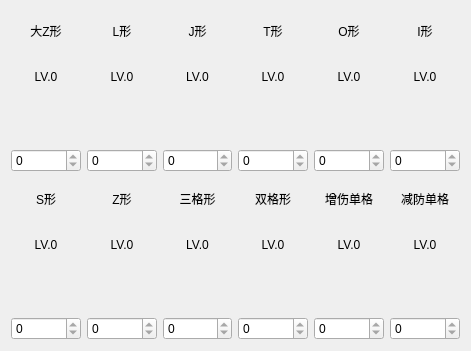
         <widget class="QWidget" name="gridLayoutWidget">
          <property name="geometry">
           <rect>
            <x>310</x>
            <y>70</y>
            <width>471</width>
            <height>351</height>
           </rect>
          </property>
          <layout class="QGridLayout" name="resonate_gridLayout">
           <item row="4" column="5">
            <widget class="QLabel" name="Re_atk_label">
             <property name="text">
              <string>增伤单格</string>
             </property>
             <property name="alignment">
              <set>Qt::AlignCenter</set>
             </property>
            </widget>
           </item>
           <item row="5" column="0">
            <widget class="QLabel" name="Re_S_level_label">
             <property name="text">
              <string>LV.0</string>
             </property>
             <property name="alignment">
              <set>Qt::AlignCenter</set>
             </property>
            </widget>
           </item>
           <item row="0" column="1">
            <widget class="QLabel" name="Re_L_label">
             <property name="text">
              <string>L形</string>
             </property>
             <property name="alignment">
              <set>Qt::AlignCenter</set>
             </property>
            </widget>
           </item>
           <item row="2" column="0">
            <widget class="QLabel" name="Re_main_img">
             <property name="text">
              <string/>
             </property>
             <property name="pixmap">
              <pixmap resource="res.qrc">:/resources/images/大Z形.png</pixmap>
             </property>
             <property name="scaledContents">
              <bool>false</bool>
             </property>
             <property name="alignment">
              <set>Qt::AlignCenter</set>
             </property>
            </widget>
           </item>
           <item row="5" column="5">
            <widget class="QLabel" name="Re_atk_level_label">
             <property name="text">
              <string>LV.0</string>
             </property>
             <property name="alignment">
              <set>Qt::AlignCenter</set>
             </property>
            </widget>
           </item>
           <item row="2" column="6">
            <widget class="QLabel" name="Re_I_img">
             <property name="text">
              <string/>
             </property>
             <property name="pixmap">
              <pixmap resource="res.qrc">:/resources/images/I形.png</pixmap>
             </property>
             <property name="alignment">
              <set>Qt::AlignCenter</set>
             </property>
            </widget>
           </item>
           <item row="2" column="2">
            <widget class="QLabel" name="Re_J_img">
             <property name="text">
              <string/>
             </property>
             <property name="pixmap">
              <pixmap resource="res.qrc">:/resources/images/J形.png</pixmap>
             </property>
             <property name="scaledContents">
              <bool>false</bool>
             </property>
             <property name="alignment">
              <set>Qt::AlignCenter</set>
             </property>
             <property name="wordWrap">
              <bool>false</bool>
             </property>
             <property name="openExternalLinks">
              <bool>false</bool>
             </property>
            </widget>
           </item>
           <item row="3" column="6">
            <widget class="QSpinBox" name="Re_I_spinbox">
             <property name="maximum">
              <number>0</number>
             </property>
            </widget>
           </item>
           <item row="0" column="4">
            <widget class="QLabel" name="Re_T_label">
             <property name="text">
              <string>T形</string>
             </property>
             <property name="alignment">
              <set>Qt::AlignCenter</set>
             </property>
            </widget>
           </item>
           <item row="2" column="5">
            <widget class="QLabel" name="Re_O_img">
             <property name="text">
              <string/>
             </property>
             <property name="pixmap">
              <pixmap resource="res.qrc">:/resources/images/O形.png</pixmap>
             </property>
             <property name="alignment">
              <set>Qt::AlignCenter</set>
             </property>
            </widget>
           </item>
           <item row="4" column="1">
            <widget class="QLabel" name="Re_Z_label">
             <property name="text">
              <string>Z形</string>
             </property>
             <property name="alignment">
              <set>Qt::AlignCenter</set>
             </property>
            </widget>
           </item>
           <item row="4" column="4">
            <widget class="QLabel" name="Re_2_label">
             <property name="text">
              <string>双格形</string>
             </property>
             <property name="alignment">
              <set>Qt::AlignCenter</set>
             </property>
            </widget>
           </item>
           <item row="2" column="4">
            <widget class="QLabel" name="Re_T_img">
             <property name="text">
              <string/>
             </property>
             <property name="pixmap">
              <pixmap resource="res.qrc">:/resources/images/T形.png</pixmap>
             </property>
             <property name="alignment">
              <set>Qt::AlignCenter</set>
             </property>
            </widget>
           </item>
           <item row="5" column="6">
            <widget class="QLabel" name="Re_def_level_label">
             <property name="text">
              <string>LV.0</string>
             </property>
             <property name="alignment">
              <set>Qt::AlignCenter</set>
             </property>
            </widget>
           </item>
           <item row="7" column="4">
            <widget class="QSpinBox" name="Re_2_spinbox">
             <property name="maximum">
              <number>0</number>
             </property>
            </widget>
           </item>
           <item row="1" column="1">
            <widget class="QLabel" name="Re_L_level_label">
             <property name="text">
              <string>LV.0</string>
             </property>
             <property name="alignment">
              <set>Qt::AlignCenter</set>
             </property>
            </widget>
           </item>
           <item row="6" column="0">
            <widget class="QLabel" name="Re_S_img">
             <property name="text">
              <string/>
             </property>
             <property name="pixmap">
              <pixmap resource="res.qrc">:/resources/images/S形.png</pixmap>
             </property>
             <property name="alignment">
              <set>Qt::AlignCenter</set>
             </property>
            </widget>
           </item>
           <item row="3" column="1">
            <widget class="QSpinBox" name="Re_L_spinbox">
             <property name="maximum">
              <number>0</number>
             </property>
            </widget>
           </item>
           <item row="0" column="6">
            <widget class="QLabel" name="Re_I_label">
             <property name="text">
              <string>I形</string>
             </property>
             <property name="alignment">
              <set>Qt::AlignCenter</set>
             </property>
            </widget>
           </item>
           <item row="7" column="5">
            <widget class="QSpinBox" name="Re_atk_spinbox">
             <property name="maximum">
              <number>0</number>
             </property>
            </widget>
           </item>
           <item row="0" column="5">
            <widget class="QLabel" name="Re_O_label">
             <property name="text">
              <string>O形</string>
             </property>
             <property name="alignment">
              <set>Qt::AlignCenter</set>
             </property>
            </widget>
           </item>
           <item row="7" column="0">
            <widget class="QSpinBox" name="Re_S_spinbox">
             <property name="maximum">
              <number>0</number>
             </property>
            </widget>
           </item>
           <item row="1" column="5">
            <widget class="QLabel" name="Re_O_level_label">
             <property name="text">
              <string>LV.0</string>
             </property>
             <property name="alignment">
              <set>Qt::AlignCenter</set>
             </property>
            </widget>
           </item>
           <item row="5" column="1">
            <widget class="QLabel" name="Re_Z_level_label">
             <property name="text">
              <string>LV.0</string>
             </property>
             <property name="alignment">
              <set>Qt::AlignCenter</set>
             </property>
            </widget>
           </item>
           <item row="4" column="0">
            <widget class="QLabel" name="Re_S_label">
             <property name="text">
              <string>S形</string>
             </property>
             <property name="alignment">
              <set>Qt::AlignCenter</set>
             </property>
            </widget>
           </item>
           <item row="3" column="5">
            <widget class="QSpinBox" name="Re_O_spinbox">
             <property name="maximum">
              <number>0</number>
             </property>
            </widget>
           </item>
           <item row="1" column="0">
            <widget class="QLabel" name="Re_main_level_label">
             <property name="text">
              <string>LV.0</string>
             </property>
             <property name="alignment">
              <set>Qt::AlignCenter</set>
             </property>
            </widget>
           </item>
           <item row="6" column="1">
            <widget class="QLabel" name="Re_Z_img">
             <property name="text">
              <string/>
             </property>
             <property name="pixmap">
              <pixmap resource="res.qrc">:/resources/images/Z形.png</pixmap>
             </property>
             <property name="alignment">
              <set>Qt::AlignCenter</set>
             </property>
            </widget>
           </item>
           <item row="7" column="6">
            <widget class="QSpinBox" name="Re_def_spinbox">
             <property name="maximum">
              <number>0</number>
             </property>
            </widget>
           </item>
           <item row="6" column="2">
            <widget class="QLabel" name="Re_3_img">
             <property name="text">
              <string/>
             </property>
             <property name="pixmap">
              <pixmap resource="res.qrc">:/resources/images/三格形.png</pixmap>
             </property>
             <property name="alignment">
              <set>Qt::AlignCenter</set>
             </property>
            </widget>
           </item>
           <item row="1" column="2">
            <widget class="QLabel" name="Re_J_level_label">
             <property name="text">
              <string>LV.0</string>
             </property>
             <property name="alignment">
              <set>Qt::AlignCenter</set>
             </property>
            </widget>
           </item>
           <item row="6" column="4">
            <widget class="QLabel" name="Re_2_img">
             <property name="text">
              <string/>
             </property>
             <property name="pixmap">
              <pixmap resource="res.qrc">:/resources/images/双格形.png</pixmap>
             </property>
             <property name="alignment">
              <set>Qt::AlignCenter</set>
             </property>
            </widget>
           </item>
           <item row="0" column="2">
            <widget class="QLabel" name="Re_J_label">
             <property name="text">
              <string>J形</string>
             </property>
             <property name="alignment">
              <set>Qt::AlignCenter</set>
             </property>
            </widget>
           </item>
           <item row="3" column="4">
            <widget class="QSpinBox" name="Re_T_spinbox">
             <property name="maximum">
              <number>0</number>
             </property>
            </widget>
           </item>
           <item row="4" column="6">
            <widget class="QLabel" name="Re_def_label">
             <property name="text">
              <string>减防单格</string>
             </property>
             <property name="alignment">
              <set>Qt::AlignCenter</set>
             </property>
            </widget>
           </item>
           <item row="0" column="0">
            <widget class="QLabel" name="Re_main_label">
             <property name="text">
              <string>大Z形</string>
             </property>
             <property name="alignment">
              <set>Qt::AlignCenter</set>
             </property>
            </widget>
           </item>
           <item row="1" column="6">
            <widget class="QLabel" name="Re_I_level_label">
             <property name="text">
              <string>LV.0</string>
             </property>
             <property name="alignment">
              <set>Qt::AlignCenter</set>
             </property>
            </widget>
           </item>
           <item row="1" column="4">
            <widget class="QLabel" name="Re_T_level_label">
             <property name="text">
              <string>LV.0</string>
             </property>
             <property name="alignment">
              <set>Qt::AlignCenter</set>
             </property>
            </widget>
           </item>
           <item row="5" column="2">
            <widget class="QLabel" name="Re_3_level_label">
             <property name="text">
              <string>LV.0</string>
             </property>
             <property name="alignment">
              <set>Qt::AlignCenter</set>
             </property>
            </widget>
           </item>
           <item row="7" column="2">
            <widget class="QSpinBox" name="Re_3_spinbox">
             <property name="maximum">
              <number>0</number>
             </property>
            </widget>
           </item>
           <item row="2" column="1">
            <widget class="QLabel" name="Re_L_img">
             <property name="text">
              <string/>
             </property>
             <property name="pixmap">
              <pixmap resource="res.qrc">:/resources/images/L形.png</pixmap>
             </property>
             <property name="alignment">
              <set>Qt::AlignCenter</set>
             </property>
            </widget>
           </item>
           <item row="4" column="2">
            <widget class="QLabel" name="Re_3_label">
             <property name="text">
              <string>三格形</string>
             </property>
             <property name="alignment">
              <set>Qt::AlignCenter</set>
             </property>
            </widget>
           </item>
           <item row="5" column="4">
            <widget class="QLabel" name="Re_2_level_label">
             <property name="text">
              <string>LV.0</string>
             </property>
             <property name="alignment">
              <set>Qt::AlignCenter</set>
             </property>
            </widget>
           </item>
           <item row="7" column="1">
            <widget class="QSpinBox" name="Re_Z_spinbox">
             <property name="maximum">
              <number>0</number>
             </property>
            </widget>
           </item>
           <item row="3" column="0">
            <widget class="QSpinBox" name="Re_main_spinbox">
             <property name="maximum">
              <number>0</number>
             </property>
            </widget>
           </item>
           <item row="6" column="5">
            <widget class="QLabel" name="Re_atk_img">
             <property name="text">
              <string/>
             </property>
             <property name="pixmap">
              <pixmap resource="res.qrc">:/resources/images/增伤单格形.png</pixmap>
             </property>
             <property name="alignment">
              <set>Qt::AlignCenter</set>
             </property>
            </widget>
           </item>
           <item row="6" column="6">
            <widget class="QLabel" name="Re_def_img">
             <property name="text">
              <string/>
             </property>
             <property name="pixmap">
              <pixmap resource="res.qrc">:/resources/images/减防单格形.png</pixmap>
             </property>
             <property name="alignment">
              <set>Qt::AlignCenter</set>
             </property>
            </widget>
           </item>
           <item row="3" column="2">
            <widget class="QSpinBox" name="Re_J_spinbox">
             <property name="maximum">
              <number>0</number>
             </property>
            </widget>
           </item>
          </layout>
         </widget>
